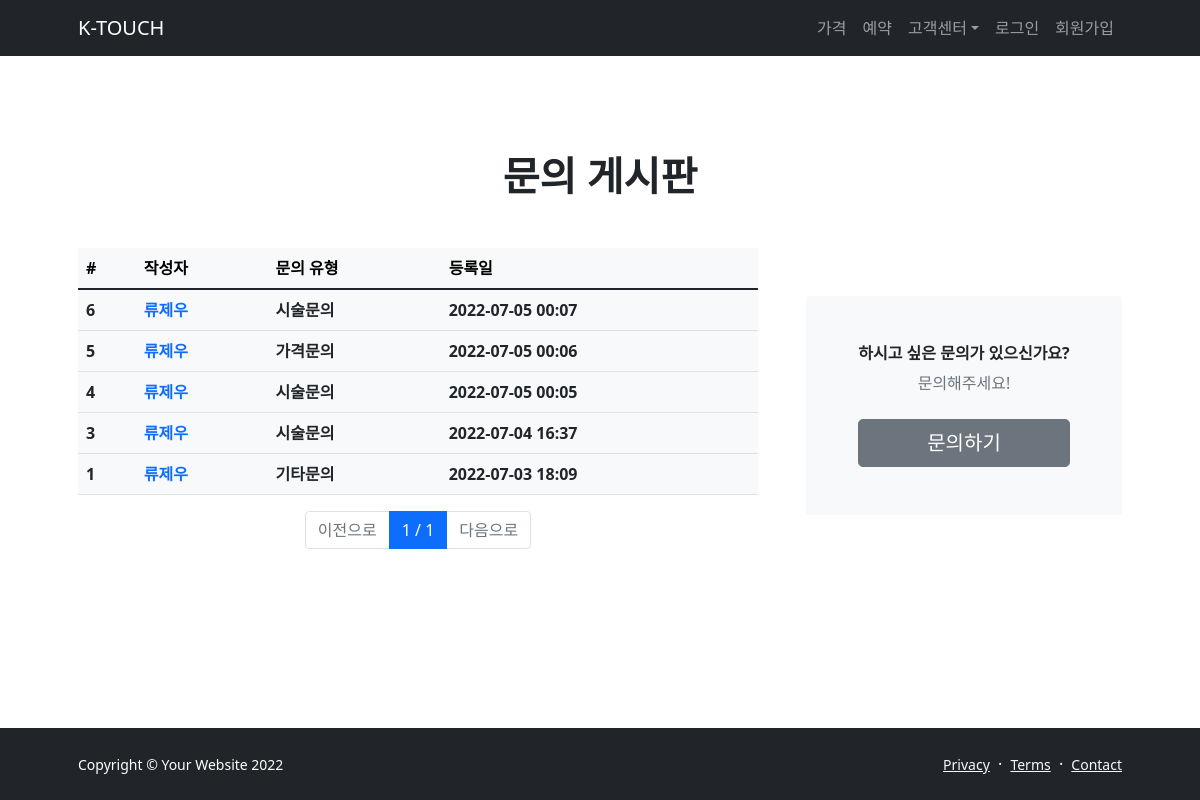
The page /question/ on the database as committed earlier.
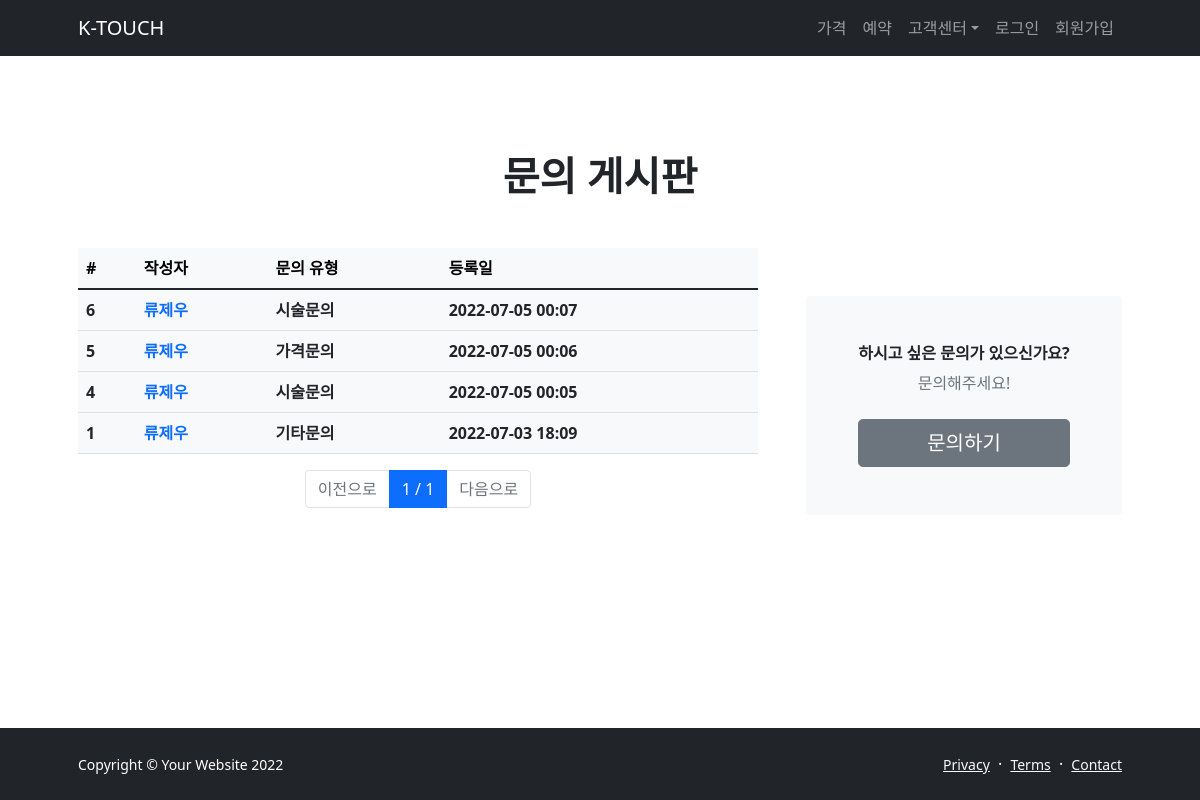
The same page on the database as committed later.
### question/models.py (models this page shows, shortened)
class Question(models.Model):
    user = models.ForeignKey(
        'user.User', on_delete=models.CASCADE, verbose_name='질문자 이름')
    category = models.CharField(
        max_length=10,
        choices=CATEGORY_CHOICES,
        verbose_name='문의 유형'
    )
    contents = models.TextField(verbose_name='질문 내용')
    register_date = models.DateTimeField(
        verbose_name='질문 날짜', auto_now_add=True)
    class Meta:
        db_table = 'question'
        verbose_name = '질문'
        verbose_name_plural = '질문'

### user/models.py (models this page shows)
class User(models.Model):
    uid = models.CharField(verbose_name='아이디', max_length=64, unique=True)
    password = models.CharField(verbose_name='비밀번호', max_length=64)
    phone_number = models.CharField(verbose_name='전화 번호', max_length=16)
    name = models.CharField(verbose_name='이름', max_length=64)
    register_date = models.DateTimeField(
        verbose_name='가입 날짜', auto_now_add=True)
    def __str__(self):
        return self.name
    class Meta:
        db_table = 'user'
        verbose_name = '사용자'
        verbose_name_plural = '사용자'

### question/views.py (the view)
# urls.py: path('question/', QuestionList.as_view()),
class QuestionList(ListView):
    model = Question
    paginate_by = 15
    page_kwarg = 'page'
    ordering = '-register_date'
    template_name = 'question_list.html'

### question/templates/question_list.html
{% extends "base.html" %}
{% load humanize %}
{% block contents %}
<section class="py-5">
    <div class="container px-5 my-5">
        <div class="text-center mb-5">
            <h1 class="fw-bolder">문의 게시판</h1>
        </div>
        <div class="row gx-5">
            <div class="col-xl-8">
                <table class="table table-light">
                    <thead class="thead-light">
                        <tr>
                            <th scope="col">#</th>
                            <th scope="col">작성자</th>
                            <th scope="col">문의 유형</th>
                            <th scope="col">등록일</th>
                        </tr>
                    </thead>
                    <tbody class="text-dark">
                        {% for question in object_list %}
                        <tr>
                            <th scope="row">{{ question.id }}</th>
                            <th><a href="/question/{{ question.id }}/" class="text-decoration-none">
                                    {{ question.user }}</a></th>
                            <th>{{ question.category }}</th>
                            <th>{{ question.register_date|date:'Y-m-d H:i' }}</th>
                        </tr>
                        {% endfor %}
                    </tbody>
                </table>
                <div class="row mt-2">
                    <div class="col-12">
                        <nav>
                            <ul class="pagination justify-content-center">
                                {% if page_obj.has_previous %}
                                <li class="page-item">
                                    <a class="page-link" href="?page={{ page_obj.previous_page_number }}">이전으로</a>
                                </li>
                                {% else %}
                                <li class="page-item disabled">
                                    <a class="page-link" href="#">이전으로</a>
                                </li>
                                {% endif %}
                                <li class="page-item active">
                                    <a class="page-link" href="#">
                                        {{ page_obj.number }} / {{ page_obj.paginator.num_pages}}</a>
                                </li>
                                {% if page_obj.has_next %}
                                <li class="page-item">
                                    <a class="page-link" href="?page={{ page_obj.next_page_number }}">다음으로</a>
                                </li>
                                {% else %}
                                <li class="page-item disabled">
                                    <a class="page-link disabled" href="#">다음으로</a>
                                </li>
                                {% endif %}
                            </ul>
                        </nav>
                    </div>
                </div>
            </div>
            <div class="col-xl-4">
                <div class="card border-0 bg-light mt-xl-5">
                    <div class="card-body p-4 py-lg-5">
                        <div class="d-flex align-items-center justify-content-center">
                            <div class="text-center">
                                <div class="h6 fw-bolder">하시고 싶은 문의가 있으신가요?</div>
                                <p class="text-muted mb-4">
                                    문의해주세요!
                                    <br />
                                </p>
                                <div class="d-grid"><button class="btn btn-secondary btn-lg" type="submit"><a
                                            href="/question/create/"
                                            class="text-decoration-none text-white">문의하기</a></button>
                                </div>
                            </div>
                        </div>
                    </div>
                </div>
            </div>
        </div>
    </div>
</section>
{% endblock %}

Rows that differ between the two databases and show on the page:
removed Question: id "3", user "류제우", category "시술문의", register_date "2022-07-04 16:37"
